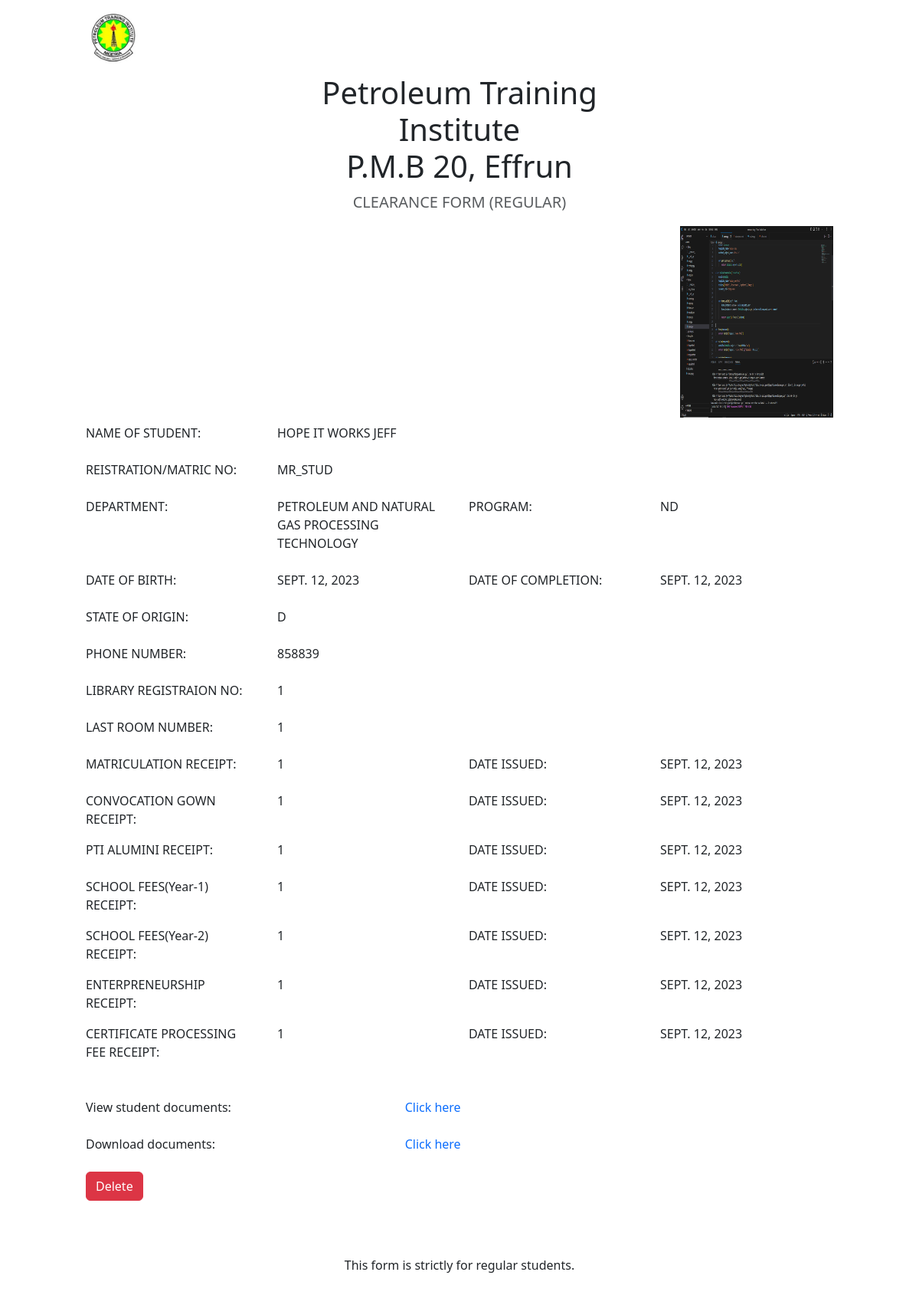
/students/form/10 (signed in), run on the app's committed database.
### base/models.py (models this page shows, shortened)
class ClearanceForm(models.Model):
    surname=models.CharField(max_length=30)
    othernames=models.CharField(max_length=30)
    sex=models.CharField(choices=SEX_CHOICES,max_length=8, null=True)
    department=models.CharField(choices=DEPARTMENT_CHOICE, max_length=50)
    program_of_study= models.CharField(choices=PROGRAM_OF_STUDY_CHOICES, max_length=3, null=True)
    date_of_birth=models.DateField('Date of birth',auto_now_add=False, auto_now=False,)
    date_of_completion=models.DateField('Date of completion ',auto_now_add=False, auto_now=False)
    libary_registration_num=models.IntegerField(verbose_name='library registration NO',null=True)
    last_room_num=models.CharField(max_length=10, null=True, blank=True, verbose_name='Last room NO')
    phone_number=models.IntegerField()
    mat_receipt_num=models.IntegerField(verbose_name='Matriculation receipt NO')
    mat_receipt_num_date=models.DateField('Date isued ',auto_now_add=False, auto_now=False, null=True)
    convocation_gown_receipt_num=models.IntegerField(verbose_name='Convocation gown receipt NO', null=True)
    convocation_gown_receipt_num_date=models.DateField('Date issued ',auto_now_add=False, auto_now=False, null=True)
    alumini_receipt_num=models.IntegerField(verbose_name='Alumini receipt NO')
    alumini_receipt_num_date=models.DateField('Date issued ',auto_now_add=False, auto_now=False)
    school_fees_receipt_year_1=models.IntegerField(verbose_name='School fees (year-1) receipt NO')
    school_fees_receipt_year_1_date=models.DateField('Date issued ',auto_now_add=False, auto_now=False)
    school_fees_receipt_year_2=models.IntegerField(verbose_name='School fees (year-2) receipt NO')
    school_fees_receipt_year_2_date=models.DateField('Date issued ',auto_now_add=False, auto_now=False)
    enterpreneur_receipt_num=models.IntegerField(verbose_name='Enterpreneur receipt NO')
    enterpreneur_receipt_num_date=models.DateField('Date issued ',auto_now_add=False, auto_now=False)
    certificate_processing_fee_receipt=models.IntegerField(verbose_name='Enterpreneur receipt NO', null=True)
    certificate_processing_fee_receipt_date=models.DateField('Date issued ',auto_now_add=False, auto_now=False, null=True)
    date_posted=models.DateField(auto_now_add=True, auto_now=False)
    posted_by=models.ForeignKey(User, on_delete=models.CASCADE, unique=True)
    student_affair_review=models.CharField(default='pending',max_length=15, null=True)
    student_affair_comment=models.TextField(verbose_name='comment', null=True, blank=True)
    sa_approved_by=models.CharField(max_length=50,null=True, blank=True)
    student_affair_approval_date=models.DateField('Date of approval',auto_now_add=False, auto_now=False, null=True, blank=True)
    sug_review=models.CharField(default='pending',max_length=15, null=True)
    sug_comment=models.TextField(verbose_name='comment', null=True, blank=True)
    sug_approved_by=models.CharField(max_length=50, null=True, blank=True)
    sug_approval_date=models.DateField('Date of approval',auto_now_add=False, auto_now=False, null=True, blank=True)
    chief_liberian_review=models.CharField(default='pending',max_length=15, null=True)
    chief_liberian_comment=models.TextField(verbose_name='comment', null=True, blank=True)
    liberian_approved_by=models.CharField(max_length=50, null=True, blank=True)
    chief_liberian_approval_date=models.DateField('Date of approval',auto_now_add=False, auto_now=False, null=True, blank=True)
    sport_officer_review=models.CharField(default='pending',max_length=15, null=True)
    sport_officer_comment=models.TextField(verbose_name='comment', null=True, blank=True)
    sport_approved_by=models.CharField(max_length=50, null=True, blank=True)
    sport_officer_approval_date=models.DateField('Date of approval',auto_now_add=False, auto_now=False, null=True, blank=True)
    nddc_hostel_review=models.CharField(default='pending',max_length=15, null=True)
    nddc_hostel_comment=models.TextField(verbose_name='comment', null=True, blank=True)
    nddc_hostel_approved_by=models.CharField(max_length=50, null=True, blank=True)
    nddc_hostel_approval_date=models.DateField('Date of approval',auto_now_add=False, auto_now=False, null=True, blank=True)
    noble_hostel_review=models.CharField(default='pending',max_length=15, null=True)
    noble_hostel_comment=models.TextField(verbose_name='comment', null=True, blank=True)
    noble_hostel_approved_by=models.CharField(max_length=50, null=True, blank=True)
    noble_hostel_approval_date=models.DateField('Date of approval',auto_now_add=False, auto_now=False, null=True, blank=True)
    boys_hostel_review=models.CharField(default='pending',max_length=15, null=True)
    boys_hostel_comment=models.TextField(verbose_name='comment', null=True, blank=True)
    boys_hostel_approved_by=models.CharField(max_length=50, null=True, blank=True)
    sport_officer_approval_date=models.DateField('Date of approval',auto_now_add=False, auto_now=False, null=True, blank=True)
    ptdf_wing_a_review=models.CharField(default='pending',max_length=15, null=True)
    ptdf_wing_a_comment=models.TextField(verbose_name='comment', null=True, blank=True)
    ptdf_wing_a_approved_by=models.CharField(max_length=50, null=True, blank=True)
    ptdf_wing_a_approval_date=models.DateField('Date of approval',auto_now_add=False, auto_now=False, null=True, blank=True)
    ptdf_wing_b_review=models.CharField(default='pending',max_length=15, null=True)
    ptdf_wing_b_comment=models.TextField(verbose_name='comment', null=True, blank=True)
    ptdf_wing_b_approved_by=models.CharField(max_length=50, null=True, blank=True)
    ptdf_wing_b_approval_date=models.DateField('Date of approval',auto_now_add=False, auto_now=False, null=True, blank=True)
    hod_review=models.CharField(default='pending',max_length=15, blank=True, null=True)
    hod_comment=models.TextField(verbose_name='comment', null=True, blank=True)
    hod_approved_by=models.CharField(max_length=50, null=True, blank=True)
    hod_approval_date=models.DateField('Date of approval',auto_now_add=False, auto_now=False, null=True, blank=True)

class StudentProfile(models.Model):
    surname=models.CharField(max_length=30)
    othernames= models.CharField(max_length=30)
    directorate=models.CharField(choices=DIRECTORATE_CHOICES, max_length=12)
    department= models.CharField(choices=DEPARTMENT_CHOICE, max_length=50)
    state_of_origin=models.CharField(max_length=50,choices=STATE_OF_ORIGIN_CHOICES)
    program_of_study= models.CharField(choices=PROGRAM_OF_STUDY_CHOICES, max_length=3)
    study_mode=models.CharField(choices=STUDY_MODE_CHOICES, max_length=10)
    posted_by= models.OneToOneField(User, on_delete=models.CASCADE)
    profile_pic=models.ImageField(upload_to='profile-pics/', verbose_name='Passport photo', null=True)
    id_card=models.ImageField(upload_to='id-img', verbose_name='ID card', null=True)
    student_file=models.FileField(upload_to='student-file/', verbose_name='Student documents', null=True)

### base/views.py (the view)
# urls.py: path('students/form/<int:pk>', views.ClearanceFormDetailView.as_view(), name='clearance-form-detail'),
class ClearanceFormDetailView(LoginRequiredMixin,UserPassesTestMixin, DetailView):
    model=ClearanceForm
    template_name='clearance-form-detail.html'
    def test_func(self):
        post= self.get_object()
        if self.request.user.is_staff or self.request.user == post.posted_by :
            return True
        return False

### template/clearance-form-detail.html (shortened to what this page needs)
{% load static %}
<!DOCTYPE html>
<html lang="en">
<head>
  <link href="{% static 'assets/vendor/bootstrap/css/bootstrap.min.css' %}" rel="stylesheet">
</head>
<body style="width: 1000px; margin: auto;">
  <nav class="navbar">
    <div class="container">
      <a href="{% url 'home' %}" class="navbar-brand">
        <img src="{% static 'assets/img/PTINOW.jpg' %}" width="70" alt="">
      </a>
    </div>
  </nav>
  <div class="container">
    <div class="form-floating ">
      <section class=" text-center container">
        <div class="row ">
          <div class="col-lg-6 col-md-8 mx-auto">
            <h1 class="fw-light">Petroleum Training Institute <br> P.M.B 20, Effrun</h1>
            <p class="lead text-body-secondary text-uppercase"> clearance form (regular)</p>
          </div>
        </div>
      </section>
      <div class="col d-flex flex-row-reverse" style="width: 100%;">
        <img src="{{object.posted_by.studentprofile.profile_pic.url}}" width="200px" height="250px">
      </div>
      <dl class="row">
        <dt class="col-3 fw-light py-2">NAME OF STUDENT:</dt>
        <dd class="col-9 text-uppercase py-2">{{object.surname}} {{object.othernames}} </dd> <br>
        <dt class="col-3 fw-light py-2">REISTRATION/MATRIC NO:</dt>
        <dd class="col-9 text-uppercase py-2">{{object.posted_by}}</dd> <br>
        <dt class="col-3 fw-light py-2">DEPARTMENT:</dt>
        <dd class="col-3 text-uppercase py-2">{{object.department}}</dd><br>
        <dt class="col-3 fw-light py-2">PROGRAM:</dt>
        <dd class="col-3 truncate text-uppercase py-2">{{object.program_of_study}}</dd> <br>
        <dt class="col-3 fw-light py-2">DATE OF BIRTH:</dt>
        <dd class="col-3 text-uppercase py-2">{{object.date_of_birth}}</dd><br>
        <dt class="col-3 fw-light py-2">DATE OF COMPLETION:</dt>
        <dd class="col-3 text-uppercase py-2">{{object.date_of_completion}}</dd><br>
        <dt class="col-3 fw-light py-2">STATE OF ORIGIN:</dt>
        <dd class="col-9 text-uppercase py-2">{{object.posted_by.studentprofile.state_of_origin}}</dd><br>
        <dt class="col-3 fw-light py-2">PHONE NUMBER:</dt>
        <dd class="col-9 text-uppercase py-2">{{object.phone_number}}</dd><br>
        <dt class="col-3 fw-light py-2">LIBRARY REGISTRAION NO:</dt>
        <dd class="col-9 text-uppercase py-2">{{object.libary_registration_num}}</dd><br>
        <dt class="col-3 fw-light py-2">LAST ROOM NUMBER:</dt>
        <dd class="col-9 text-uppercase py-2">{{object.last_room_num}}</dd><br>
        <dt class="col-3 fw-light py-2">MATRICULATION RECEIPT:</dt>
        <dd class="col-3 text-uppercase py-2">{{object.mat_receipt_num}}</dd><br>
        <dt class="col-3 fw-light py-2">DATE ISSUED:</dt>
        <dd class="col-3 text-uppercase py-2">{{object.mat_receipt_num_date}}</dd><br>
        <dt class="col-3 fw-light py-2">CONVOCATION GOWN RECEIPT:</dt>
        <dd class="col-3 text-uppercase py-2">{{object.convocation_gown_receipt_num}}</dd><br>
        <dt class="col-3 fw-light py-2">DATE ISSUED:</dt>
        <dd class="col-3 text-uppercase py-2">{{object.convocation_gown_receipt_num_date}}</dd><br>
        <dt class="col-3 fw-light py-2">PTI ALUMINI RECEIPT:</dt>
        <dd class="col-3 text-uppercase py-2">{{object.alumini_receipt_num}}</dd><br>
        <dt class="col-3 fw-light py-2">DATE ISSUED:</dt>
        <dd class="col-3 text-uppercase py-2">{{object.alumini_receipt_num_date}}</dd><br>
        <dt class="col-3 fw-light py-2">SCHOOL FEES(Year-1) RECEIPT:</dt>
        <dd class="col-3 text-uppercase py-2">{{object.school_fees_receipt_year_1}}</dd><br>
        <dt class="col-3 fw-light py-2">DATE ISSUED:</dt>
        <dd class="col-3 text-uppercase py-2">{{object.school_fees_receipt_year_1_date}}</dd><br>
        <dt class="col-3 fw-light py-2">SCHOOL FEES(Year-2) RECEIPT:</dt>
        <dd class="col-3 text-uppercase py-2">{{object.school_fees_receipt_year_2}}</dd><br>
        <dt class="col-3 fw-light py-2">DATE ISSUED:</dt>
        <dd class="col-3 text-uppercase py-2">{{object.school_fees_receipt_year_2_date}}</dd><br>
        <dt class="col-3 fw-light py-2">ENTERPRENEURSHIP RECEIPT:</dt>
        <dd class="col-3 text-uppercase py-2">{{object.enterpreneur_receipt_num}}</dd><br>
        <dt class="col-3 fw-light py-2">DATE ISSUED:</dt>
        <dd class="col-3 text-uppercase py-2">{{object.enterpreneur_receipt_num_date}}</dd><br>
        <dt class="col-3 fw-light py-2">CERTIFICATE PROCESSING FEE RECEIPT:</dt>
        <dd class="col-3 text-uppercase py-2">{{object.certificate_processing_fee_receipt}}</dd><br>
        <dt class="col-3 fw-light py-2">DATE ISSUED:</dt>
        <dd class="col-3 text-uppercase py-2">{{object.certificate_processing_fee_receipt_date}}</dd><br>
        <br><br><br>
        <dt class="col-5 fw-light py-2">View student documents:</dt>
        <dd class="col-5 py-2"><a href="{{object.posted_by.studentprofile.student_file.url}}"
            class="text-decoration-none  fw-light">Click here</a></dd><br>
        <br>
        <dt class="col-5 fw-light py-2">Download documents:</dt>
        <dd class="col-5 py-2"><a href="{{object.posted_by.studentprofile.student_file.url}}"
            class="text-decoration-none  fw-light">Click here</a></dd><br>
        <br>
        {% if request.user == object.posted_by %}
        <dt class="col-3 fw-light py-2"><a href="{% url 'clearance-form-delete' object.pk %}"
            class="btn btn-danger">Delete</a></dt>
        {% endif %}
      </dl>
    </div>
    <br><br>
    <div class="text-center">This form is strictly for regular students.</div>
    <br><br>
  </div>
</body>
</html>

### data on the page
ClearanceForm: posted_by.studentprofile.profile_pic (picture), surname "HOPE IT WORKS", othernames "JEFF", posted_by "MR_STUD", department "PETROLEUM AND NATURAL GAS PROCESSING TECHNOLOGY", program_of_study "ND", date_of_birth "SEPT. 12, 2023", date_of_completion "SEPT. 12, 2023", posted_by.studentprofile.state_of_origin "D", phone_number "858839", libary_registration_num "1", last_room_num "1", mat_receipt_num "1", mat_receipt_num_date "SEPT. 12, 2023", convocation_gown_receipt_num "1", convocation_gown_receipt_num_date "SEPT. 12, 2023", alumini_receipt_num "1", alumini_receipt_num_date "SEPT. 12, 2023", school_fees_receipt_year_1 "1", school_fees_receipt_year_1_date "SEPT. 12, 2023", school_fees_receipt_year_2 "1", school_fees_receipt_year_2_date "SEPT. 12, 2023", enterpreneur_receipt_num "1", enterpreneur_receipt_num_date "SEPT. 12, 2023", certificate_processing_fee_receipt "1", certificate_processing_fee_receipt_date "SEPT. 12, 2023"
